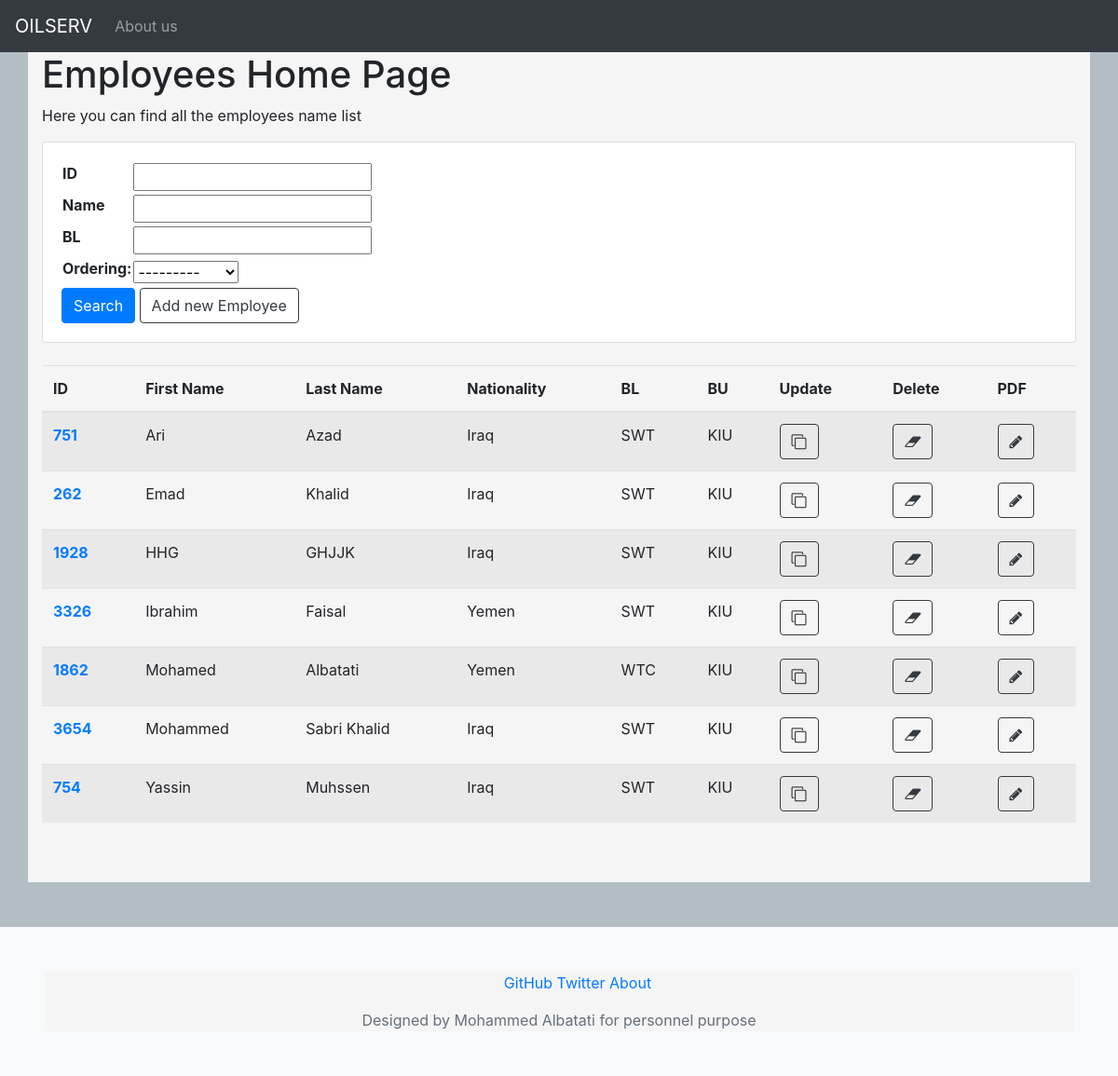
The page /Employee/ on the database its author committed.
### Employee/models.py (models this page shows, shortened)
class EmployeeDB(models.Model):
    OSID = models.IntegerField(unique=True,blank=False)
    first_name = models.CharField(max_length=255,blank=False)
    last_name = models.CharField(max_length=255,blank=False)
    nationality = models.CharField(max_length=255,blank=True,default='Iraq')
    position = models.CharField(max_length=255,blank=True)
    isExpat = models.BooleanField(default=False)
    isEmployee = models.BooleanField(default=True)
    rotation = models.CharField(max_length= 10, default='5x5',blank=True)
    BU = models.CharField(max_length= 3, default='KIU')
    BL = models.CharField(max_length= 3, default='SWT')
    grade = models.IntegerField(blank=True,default=8)
    seniority_date = models.DateField(null=True, blank=True)
    class Meta:
        ordering = ['first_name']

### Employee/views.py (the view)
# urls.py: path('', views.EmployeeHomePage.as_view(), name='employee'),
class EmployeeHomePage(ListView):
    template_name = 'Employee/employee_home_page.html'
    queryset = models.EmployeeDB.objects.all()
    context_object_name = 'emp_all'
    def get_context_data(self, **kwargs):
        context = super().get_context_data(**kwargs)
        context['filter'] = Employeefilter(self.request.GET, queryset=self.queryset)
        return context

### Employee/templates/Employee/employee_home_page.html (shortened to what this page needs)
{% extends 'base.html' %}
{% load static %}
{% block body_block %}
<h1>Employees Home Page</h1>
<p>Here you can find all the employees name list</p>
<div class="row">
	<div class="col">
		<div class="card card-body" >
			<form  method="GET" >
				<table>
					{{ filter.form.as_table}}
				</table>
				<button type="submit" class="btn btn-primary" >Search</button>
				<a class="btn btn-outline-dark" href="{% url 'employee_new' %}">Add new Employee</a>
			</form>
		</div>
	</div>
</div>
<br>
<table class="table table-striped">
	<thead>
		<tr>
			<th scope="col">ID</th>
			<th scope="col">First Name</th>
			<th scope="col">Last Name</th>
			<th scope="col">Nationality</th>
			<th scope="col">BL</th>
			<th scope="col">BU</th>
			<th scope="col">Update</th>
			<th scope="col">Delete</th>
			<th scope="col">PDF</th>
		</tr>
	</thead>
	<tbody>
		{% for fa in filter.qs %}
		<tr>
			<th scope="row" ><a href="{% url 'employee_detail' pk=fa.pk  %}" >{{ fa.OSID }}</a></th>
			<td>{{ fa.first_name  }}</td>
			<td>{{ fa.last_name  }}</td>
			<td>{{ fa.nationality }}</td>
			<td>{{ fa.BL }}</td>
			<td>{{ fa.BU}}</td>
			<td><a href="{% url 'employee_update' pk=fa.pk   %}" class="btn btn-outline-dark"><span class="fa fa-clone"></a></td>
			<td><a href="{% url 'employee_delete' pk=fa.pk  %}"class="btn btn-outline-dark"><span class="fa fa-eraser"></a></td>
			<td><a href="{% url 'pdf_employee_view' pk=fa.pk  %}"class="btn btn-outline-dark"><span class="fa fa-pencil"></a></td>
		</tr>
		{% endfor %}
	</tbody>
</table>
<br>
<br>
{% endblock %}

### static/css/style.css (style rules this page uses)
body { background-color: #b2bec3; }

### rows shown on the page
EmployeeDB: OSID "751", first_name "Ari", last_name "Azad", nationality "Iraq", BL "SWT", BU "KIU"
EmployeeDB: OSID "262", first_name "Emad", last_name "Khalid", nationality "Iraq", BL "SWT", BU "KIU"
EmployeeDB: OSID "1928", first_name "HHG", last_name "GHJJK", nationality "Iraq", BL "SWT", BU "KIU"
EmployeeDB: OSID "3326", first_name "Ibrahim", last_name "Faisal", nationality "Yemen", BL "SWT", BU "KIU"
EmployeeDB: OSID "1862", first_name "Mohamed", last_name "Albatati", nationality "Yemen", BL "WTC", BU "KIU"
EmployeeDB: OSID "3654", first_name "Mohammed", last_name "Sabri Khalid", nationality "Iraq", BL "SWT", BU "KIU"
EmployeeDB: OSID "754", first_name "Yassin", last_name "Muhssen", nationality "Iraq", BL "SWT", BU "KIU"
